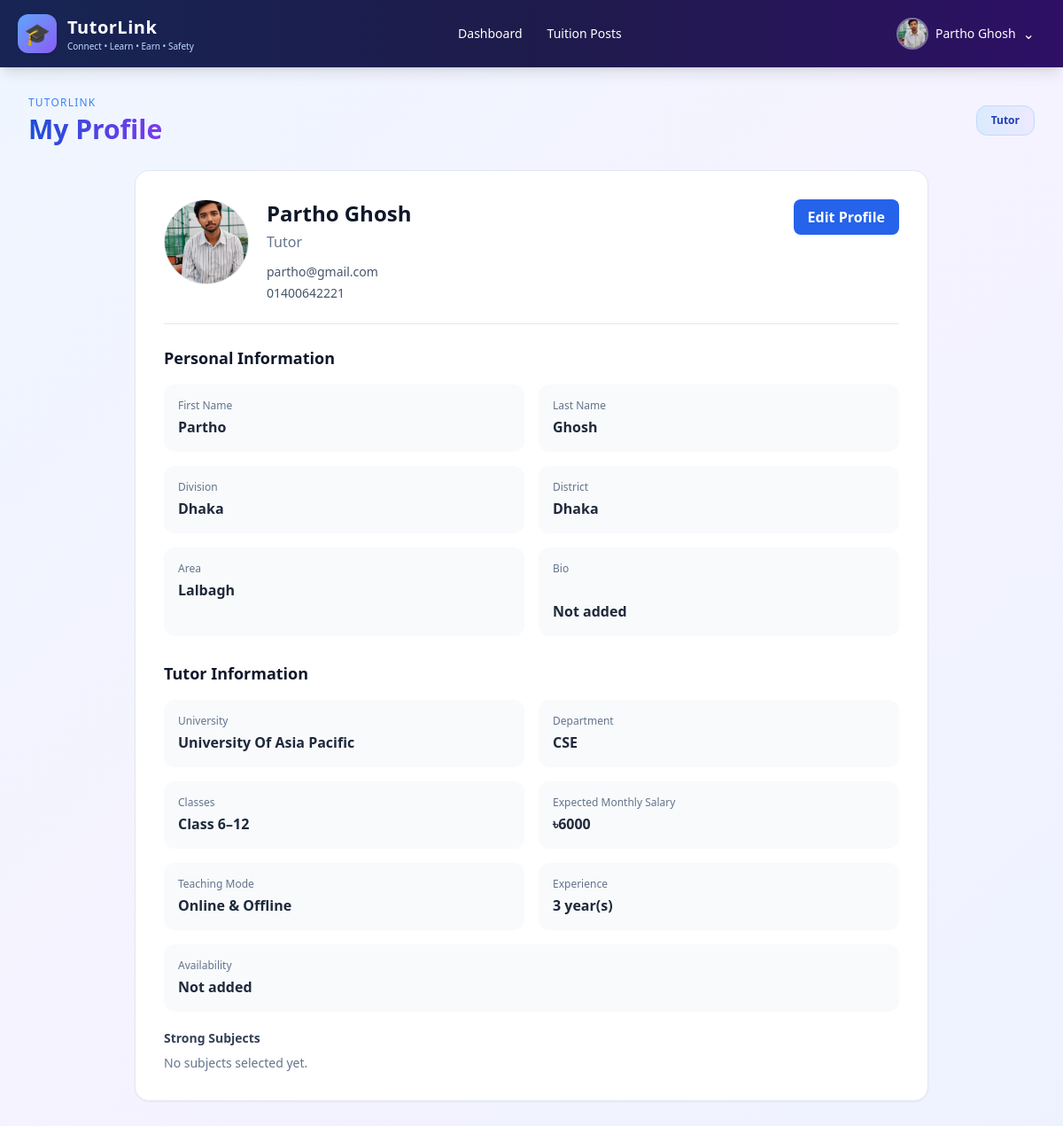
The page /accounts/profile/ (signed in) on the database its author committed.
### accounts/models.py (models this page shows, shortened)
class User(AbstractUser):
    class Role(models.TextChoices):
        ADMIN = 'ADMIN', 'Administrator'
        TUTOR = 'TUTOR', 'Tutor'
        STUDENT = 'STUDENT', 'Student'
    role = models.CharField(max_length=10, choices=Role.choices, default=Role.STUDENT)
    phone = models.CharField(max_length=20, blank=True)
    division = models.CharField(max_length=50, blank=True)
    district = models.CharField(max_length=50, blank=True)
    area = models.CharField(max_length=100, blank=True)
    profile_picture = models.ImageField(upload_to='profiles/', blank=True, null=True)
    bio = models.TextField(blank=True)
    is_verified = models.BooleanField(default=False)
    institution = models.CharField(max_length=150, blank=True)
    academic_level = models.CharField(max_length=50, blank=True)
    monthly_budget = models.DecimalField(max_digits=10, decimal_places=2, null=True, blank=True)

### tutors/models.py (models this page shows, shortened)
class TutorProfile(models.Model):
    class Mode(models.TextChoices):
        ONLINE = "ONLINE", "Online"
        OFFLINE = "OFFLINE", "Offline"
        BOTH = "BOTH", "Online & Offline"
    user = models.OneToOneField(
        settings.AUTH_USER_MODEL,
        on_delete=models.CASCADE,
        related_name="tutor_profile",
    )
    university = models.CharField(max_length=200, blank=True)
    department = models.CharField(max_length=200, blank=True)
    subjects = models.ManyToManyField(
        Subject,
        blank=True,
        related_name="tutors",
    )
    class_from = models.PositiveSmallIntegerField(default=1)
    class_to = models.PositiveSmallIntegerField(default=12)
    expected_salary = models.DecimalField(
        max_digits=10,
        decimal_places=2,
        default=0,
    )
    mode = models.CharField(
        max_length=20,
        choices=Mode.choices,
        default=Mode.BOTH,
    )
    experience_years = models.PositiveSmallIntegerField(default=0)
    available_time = models.CharField(max_length=200, blank=True)
    rating = models.DecimalField(
        max_digits=3,
        decimal_places=2,
        default=0,
    )
    review_count = models.PositiveIntegerField(default=0)
    class Meta:
        ordering = ["-rating", "-review_count"]

### accounts/views.py (the view)
# urls.py: path("profile/", views.profile_view, name="profile"),
@login_required
def profile_view(request):
    user = request.user
    tutor_profile = None
    if user.role == User.Role.TUTOR:
        tutor_profile, _ = TutorProfile.objects.get_or_create(
            user=user
        )
        tutor_profile = (
            TutorProfile.objects
            .select_related("user")
            .prefetch_related("subjects")
            .get(pk=tutor_profile.pk)
        )
    role_name = (
        "Administrator"
        if user.is_superuser
        else user.get_role_display()
    )
    return render(
        request,
        "accounts/profile.html",
        {
            "profile_user": user,
            "tutor_profile": tutor_profile,
            "role_name": role_name,
        },
    )

### templates/accounts/profile.html (shortened to what this page needs)
{% extends "accounts/dashboards/base_dashboard.html" %}
{% block content %}
<div class="max-w-4xl mx-auto">
    <section class="bg-white border border-slate-200 rounded-2xl shadow-sm p-6 md:p-8">
        <div class="flex flex-col sm:flex-row items-start gap-5">
            {% if profile_user.profile_picture %}
                <img
                    src="{{ profile_user.profile_picture.url }}"
                    alt="Profile picture"
                    class="w-24 h-24 rounded-full object-cover border border-slate-200"
                >
            {% else %}
                <div class="w-24 h-24 rounded-full bg-blue-100 text-blue-700 flex items-center justify-center text-3xl font-bold">
                    {{ profile_user.first_name|default:profile_user.username|slice:":1"|upper }}
                </div>
            {% endif %}
            <div class="flex-1">
                <h2 class="text-2xl font-bold text-slate-900">
                    {{ profile_user.get_full_name|default:profile_user.username }}
                </h2>
                <p class="text-slate-500 mt-1">{{ role_name }}</p>
                <p class="text-sm text-slate-600 mt-3">{{ profile_user.email }}</p>
                <p class="text-sm text-slate-600 mt-1">
                    {{ profile_user.phone|default:"Phone not added" }}
                </p>
            </div>
            <a href="{% url 'edit_profile' %}"
               class="inline-flex rounded-lg bg-blue-600 hover:bg-blue-700 text-white px-4 py-2 font-semibold">
                Edit Profile
            </a>
        </div>
        <hr class="my-6">
        <h3 class="text-lg font-bold text-slate-900 mb-4">
            Personal Information
        </h3>
        <div class="grid sm:grid-cols-2 gap-4">
            <div class="rounded-xl bg-slate-50 p-4">
                <p class="text-xs text-slate-500">First Name</p>
                <p class="font-semibold mt-1">
                    {{ profile_user.first_name|default:"Not added" }}
                </p>
            </div>
            <div class="rounded-xl bg-slate-50 p-4">
                <p class="text-xs text-slate-500">Last Name</p>
                <p class="font-semibold mt-1">
                    {{ profile_user.last_name|default:"Not added" }}
                </p>
            </div>
            <div class="rounded-xl bg-slate-50 p-4">
                <p class="text-xs text-slate-500">Division</p>
                <p class="font-semibold mt-1">
                    {{ profile_user.division|default:"Not added" }}
                </p>
            </div>
            <div class="rounded-xl bg-slate-50 p-4">
                <p class="text-xs text-slate-500">District</p>
                <p class="font-semibold mt-1">
                    {{ profile_user.district|default:"Not added" }}
                </p>
            </div>
            <div class="rounded-xl bg-slate-50 p-4">
                <p class="text-xs text-slate-500">Area</p>
                <p class="font-semibold mt-1">
                    {{ profile_user.area|default:"Not added" }}
                </p>
            </div>
            <div class="rounded-xl bg-slate-50 p-4">
                <p class="text-xs text-slate-500">Bio</p>
                <p class="font-semibold mt-1 whitespace-pre-line">
                    {{ profile_user.bio|default:"Not added" }}
                </p>
            </div>
        </div>
        {% if tutor_profile %}
        <h3 class="text-lg font-bold text-slate-900 mt-7 mb-4">
            Tutor Information
        </h3>
        <div class="grid sm:grid-cols-2 gap-4">
            <div class="rounded-xl bg-slate-50 p-4">
                <p class="text-xs text-slate-500">University</p>
                <p class="font-semibold mt-1">
                    {{ tutor_profile.university|default:"Not added" }}
                </p>
            </div>
            <div class="rounded-xl bg-slate-50 p-4">
                <p class="text-xs text-slate-500">Department</p>
                <p class="font-semibold mt-1">
                    {{ tutor_profile.department|default:"Not added" }}
                </p>
            </div>
            <div class="rounded-xl bg-slate-50 p-4">
                <p class="text-xs text-slate-500">Classes</p>
                <p class="font-semibold mt-1">
                    Class {{ tutor_profile.class_from }}–{{ tutor_profile.class_to }}
                </p>
            </div>
            <div class="rounded-xl bg-slate-50 p-4">
                <p class="text-xs text-slate-500">Expected Monthly Salary</p>
                <p class="font-semibold mt-1">
                    {% if tutor_profile.expected_salary %}
                        ৳{{ tutor_profile.expected_salary|floatformat:0 }}
                    {% else %}
                        Not set
                    {% endif %}
                </p>
            </div>
            <div class="rounded-xl bg-slate-50 p-4">
                <p class="text-xs text-slate-500">Teaching Mode</p>
                <p class="font-semibold mt-1">
                    {{ tutor_profile.get_mode_display }}
                </p>
            </div>
            <div class="rounded-xl bg-slate-50 p-4">
                <p class="text-xs text-slate-500">Experience</p>
                <p class="font-semibold mt-1">
                    {{ tutor_profile.experience_years }} year(s)
                </p>
            </div>
            <div class="rounded-xl bg-slate-50 p-4 sm:col-span-2">
                <p class="text-xs text-slate-500">Availability</p>
                <p class="font-semibold mt-1">
                    {{ tutor_profile.available_time|default:"Not added" }}
                </p>
            </div>
        </div>
        <div class="mt-5">
            <p class="text-sm font-semibold text-slate-700 mb-2">
                Strong Subjects
            </p>
            <div class="flex flex-wrap gap-2">
                {% for subject in tutor_profile.subjects.all %}
                    <span class="px-3 py-1 rounded-full bg-blue-100 text-blue-800 text-sm">
                        {{ subject.name }}
                    </span>
                {% empty %}
                    <span class="text-sm text-slate-500">
                        No subjects selected yet.
                    </span>
                {% endfor %}
            </div>
        </div>
        {% endif %}
    </section>
</div>
{% endblock %}

### templates/accounts/dashboards/base_dashboard.html (shortened to what this page needs)
<!DOCTYPE html>
<html lang="en">
<head>
    <script src="https://cdn.tailwindcss.com"></script>
</head>
<body class="min-h-screen text-slate-800">
    <nav class="bg-gradient-to-r from-blue-950 via-indigo-950 to-violet-950 text-white shadow-lg">
        <div class="max-w-7xl mx-auto px-5">
            <div class="flex flex-wrap items-center justify-between gap-4 min-h-[76px]">
                <a href="{% url 'role_dashboard' %}"
                   class="flex items-center gap-3 shrink-0">
                    <div class="w-11 h-11 rounded-xl bg-gradient-to-br from-blue-400 to-violet-500 flex items-center justify-center text-2xl shadow">
                        🎓
                    </div>
                    <div>
                        <div class="font-bold text-xl tracking-wide">TutorLink</div>
                        <div class="text-[10px] text-blue-200">
                            Connect • Learn • Earn • Safety
                        </div>
                    </div>
                </a>
                <div class="flex flex-wrap items-center gap-1 text-sm font-medium">
                    <a href="{% url 'role_dashboard' %}"
                       class="px-3 py-2 rounded-lg hover:bg-white/10 transition">
                        Dashboard
                    </a>
                    <a href="{% url 'tuitions:post_list' %}"
                       class="px-3 py-2 rounded-lg hover:bg-white/10 transition">
                        Tuition Posts
                    </a>
                </div>
                <div class="relative shrink-0" id="profileDropdown">
                    <button type="button"
                            id="profileButton"
                            aria-expanded="false"
                            aria-controls="profileMenu"
                            class="flex items-center gap-2 px-3 py-2 rounded-xl hover:bg-white/10 transition">
                        {% if user.profile_picture %}
                            <img src="{{ user.profile_picture.url }}"
                                 alt="Profile picture"
                                 class="w-9 h-9 rounded-full object-cover border-2 border-white/40">
                        {% else %}
                            <div class="w-9 h-9 rounded-full bg-gradient-to-br from-blue-400 to-violet-500 flex items-center justify-center font-bold">
                                {{ user.username|first|upper }}
                            </div>
                        {% endif %}
                        <span class="text-sm font-medium max-w-[150px] truncate">
                            {{ user.get_full_name|default:user.username }}
                        </span>
                        <span id="profileArrow" aria-hidden="true">⌄</span>
                    </button>
                </div>
            </div>
        </div>
    </nav>
    <main class="p-5 md:p-8">
        <div class="max-w-7xl mx-auto">
            <div class="flex flex-wrap items-center justify-between gap-4 mb-7">
                <div>
                    <div class="text-xs text-blue-500 uppercase tracking-widest mb-1">
                        TutorLink
                    </div>
                    <h1 class="text-3xl font-bold gradient-heading">
                    </h1>
                </div>
                <div class="px-4 py-2 bg-gradient-to-r from-blue-100 to-violet-100 rounded-xl border border-blue-200 text-xs font-bold text-blue-800">
                    {{ role_name }}
                </div>
            </div>
            {% block content %}{% endblock %}
        </div>
    </main>
</body>
</html>

### templates/accounts/dashboards/base_dashboard.html (style rules this page uses)
body { background: linear-gradient(135deg, #eff6ff, #f5f3ff, #eef2ff); min-height: 100vh; }
.gradient-heading { background: linear-gradient(90deg, #1d4ed8, #7c3aed); -webkit-background-clip: text; background-clip: text; color: transparent; }

### rows shown on the page
User: profile_picture (picture), get_full_name "Partho Ghosh", role "Tutor", email "partho@gmail.com", phone "01400642221", first_name "Partho", last_name "Ghosh", division "Dhaka", district "Dhaka", area "Lalbagh", bio "Not added"
TutorProfile: university "University Of Asia Pacific", department "CSE", class_from "6", class_to "12", expected_salary "6000", mode "Online & Offline", experience_years "3", available_time "Not added"
